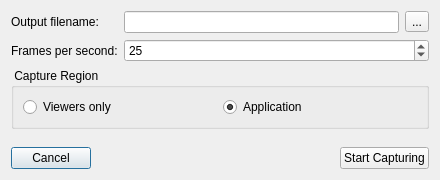
<?xml version="1.0" encoding="UTF-8"?>
<ui version="4.0">
 <class>VideoCaptureDialog</class>
 <widget class="QDialog" name="VideoCaptureDialog">
  <property name="windowModality">
   <enum>Qt::ApplicationModal</enum>
  </property>
  <property name="geometry">
   <rect>
    <x>0</x>
    <y>0</y>
    <width>440</width>
    <height>180</height>
   </rect>
  </property>
  <property name="windowTitle">
   <string>Start Video Capturing</string>
  </property>
  <layout class="QVBoxLayout" name="verticalLayout">
   <item>
    <layout class="QFormLayout" name="formLayout">
     <item row="0" column="0">
      <widget class="QLabel" name="label">
       <property name="text">
        <string>Output filename:</string>
       </property>
      </widget>
     </item>
     <item row="0" column="1">
      <layout class="QHBoxLayout" name="horizontalLayout_2">
       <item>
        <widget class="QLineEdit" name="filename"/>
       </item>
       <item>
        <widget class="QToolButton" name="findButton">
         <property name="text">
          <string>...</string>
         </property>
        </widget>
       </item>
      </layout>
     </item>
     <item row="1" column="0">
      <widget class="QLabel" name="label_2">
       <property name="text">
        <string>Frames per second:</string>
       </property>
      </widget>
     </item>
     <item row="1" column="1">
      <widget class="QSpinBox" name="fps">
       <property name="minimum">
        <number>1</number>
       </property>
       <property name="maximum">
        <number>60</number>
       </property>
       <property name="value">
        <number>25</number>
       </property>
      </widget>
     </item>
     <item row="2" column="0" colspan="2">
      <widget class="QGroupBox" name="groupBox">
       <property name="title">
        <string> Capture Region </string>
       </property>
       <layout class="QHBoxLayout" name="horizontalLayout">
        <item>
         <widget class="QRadioButton" name="captureViewers">
          <property name="text">
           <string>Viewers only</string>
          </property>
         </widget>
        </item>
        <item>
         <widget class="QRadioButton" name="captureApplication">
          <property name="text">
           <string>Application</string>
          </property>
          <property name="checked">
           <bool>true</bool>
          </property>
         </widget>
        </item>
       </layout>
      </widget>
     </item>
    </layout>
   </item>
   <item>
    <layout class="QHBoxLayout" name="horizontalLayout_3">
     <item>
      <widget class="QPushButton" name="cancelButton">
       <property name="text">
        <string>Cancel</string>
       </property>
      </widget>
     </item>
     <item>
      <spacer name="horizontalSpacer">
       <property name="orientation">
        <enum>Qt::Horizontal</enum>
       </property>
       <property name="sizeHint" stdset="0">
        <size>
         <width>40</width>
         <height>20</height>
        </size>
       </property>
      </spacer>
     </item>
     <item>
      <widget class="QPushButton" name="startButton">
       <property name="text">
        <string>Start Capturing</string>
       </property>
      </widget>
     </item>
    </layout>
   </item>
  </layout>
 </widget>
 <resources>
  <include location="../../../resources.qrc"/>
 </resources>
 <connections/>
</ui>
